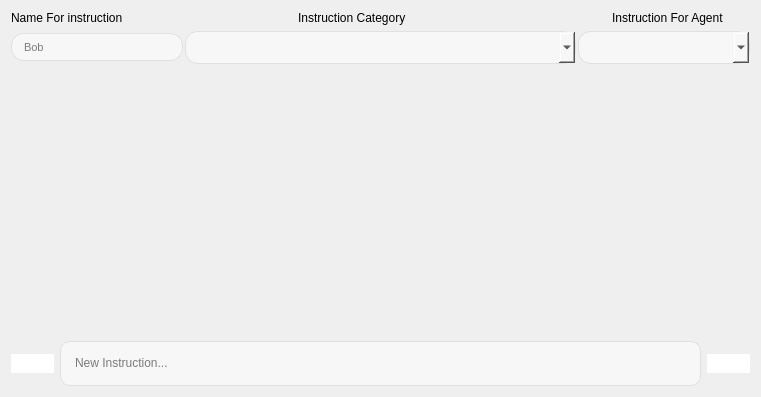
          <widget class="QWidget" name="page_4">
           <layout class="QGridLayout" name="gridLayout_9">
            <item row="0" column="0" colspan="2">
             <layout class="QGridLayout" name="gridLayout_6">
              <property name="horizontalSpacing">
               <number>2</number>
              </property>
              <item row="0" column="0">
               <widget class="QLabel" name="label_3">
                <property name="sizePolicy">
                 <sizepolicy hsizetype="Fixed" vsizetype="Fixed">
                  <horstretch>0</horstretch>
                  <verstretch>0</verstretch>
                 </sizepolicy>
                </property>
                <property name="text">
                 <string>Name For instruction</string>
                </property>
               </widget>
              </item>
              <item row="1" column="3">
               <widget class="QComboBox" name="comboBox_list_agent_for_create_instruction_create">
                <property name="sizePolicy">
                 <sizepolicy hsizetype="Fixed" vsizetype="Fixed">
                  <horstretch>0</horstretch>
                  <verstretch>0</verstretch>
                 </sizepolicy>
                </property>
                <property name="minimumSize">
                 <size>
                  <width>172</width>
                  <height>0</height>
                 </size>
                </property>
                <property name="styleSheet">
                 <string notr="true">QComboBox {
    background-color: #F7F7F7;
    border: 1px solid #E0E0E0;
    border-radius: 13px;  /* Borda arredondada */
    color: black;  /* Cor do texto */
    font-size: 16px;  /* Tamanho da fonte */
    padding: 5px 10px;  /* Espaçamento interno */
}

QComboBox:hover {
    background-color: #EDEDED; /* Fundo ao passar o mouse */
}

QComboBox:pressed {
    background-color: #DCDCDC; /* Fundo ao pressionar */
}

QComboBox QAbstractItemView {
    background-color: #F7F7F7;
    border: 1px solid #E0E0E0;
    selection-background-color: #EDEDED;
    selection-color: black;
    border-radius: 10px;  /* Borda arredondada para a lista */
    font-size: 16px; /* Ajuste de fonte para itens */
}
</string>
                </property>
               </widget>
              </item>
              <item row="1" column="0">
               <widget class="QLineEdit" name="NameForInstruction_create">
                <property name="sizePolicy">
                 <sizepolicy hsizetype="Fixed" vsizetype="Fixed">
                  <horstretch>0</horstretch>
                  <verstretch>0</verstretch>
                 </sizepolicy>
                </property>
                <property name="minimumSize">
                 <size>
                  <width>172</width>
                  <height>0</height>
                 </size>
                </property>
                <property name="styleSheet">
                 <string notr="true">QLineEdit {
    background-color: #F7F7F7; /* Fundo principal */
    border: 1px solid #E0E0E0; /* Borda */
    border-radius: 13px; /* Borda arredondada */
    color: black; /* Cor do texto */
    font-size: 11px; /* Tamanho da fonte */
    padding: 5px 10px; /* Espaçamento interno */
    selection-background-color: #DCDCDC; /* Fundo da seleção de texto */
    selection-color: black; /* Cor do texto selecionado */
}

QLineEdit:hover {
    background-color: #EDEDED; /* Fundo ao passar o mouse */
}

QLineEdit:focus {
    background-color: #FFFFFF; /* Fundo ao focar */
    border: 1px solid #A0A0A0; /* Borda ao focar */
}

QLineEdit:disabled {
    background-color: #F0F0F0; /* Fundo quando desabilitado */
    border: 1px solid #C0C0C0; /* Borda quando desabilitado */
    color: #A0A0A0; /* Cor do texto desabilitado */
}
</string>
                </property>
                <property name="placeholderText">
                 <string>Bob</string>
                </property>
               </widget>
              </item>
              <item row="0" column="3">
               <widget class="QLabel" name="label_4">
                <property name="sizePolicy">
                 <sizepolicy hsizetype="Fixed" vsizetype="Preferred">
                  <horstretch>0</horstretch>
                  <verstretch>0</verstretch>
                 </sizepolicy>
                </property>
                <property name="text">
                 <string>Instruction For Agent</string>
                </property>
                <property name="indent">
                 <number>34</number>
                </property>
               </widget>
              </item>
              <item row="1" column="1" colspan="2">
               <widget class="QComboBox" name="comboBox_category_instruction_create">
                <property name="styleSheet">
                 <string notr="true">QComboBox {
    background-color: #F7F7F7;
    border: 1px solid #E0E0E0;
    border-radius: 13px;  /* Borda arredondada */
    color: black;  /* Cor do texto */
    font-size: 16px;  /* Tamanho da fonte */
    padding: 5px 10px;  /* Espaçamento interno */
}

QComboBox:hover {
    background-color: #EDEDED; /* Fundo ao passar o mouse */
}

QComboBox:pressed {
    background-color: #DCDCDC; /* Fundo ao pressionar */
}

QComboBox QAbstractItemView {
    background-color: #F7F7F7;
    border: 1px solid #E0E0E0;
    selection-background-color: #EDEDED;
    selection-color: black;
    border-radius: 10px;  /* Borda arredondada para a lista */
    font-size: 16px; /* Ajuste de fonte para itens */
}
</string>
                </property>
               </widget>
              </item>
              <item row="0" column="1" colspan="2">
               <widget class="QLabel" name="label_5">
                <property name="text">
                 <string>Instruction Category</string>
                </property>
                <property name="indent">
                 <number>113</number>
                </property>
               </widget>
              </item>
             </layout>
            </item>
            <item row="1" column="0" colspan="2">
             <spacer name="verticalSpacer_4">
              <property name="orientation">
               <enum>Qt::Vertical</enum>
              </property>
              <property name="sizeType">
               <enum>QSizePolicy::Expanding</enum>
              </property>
              <property name="sizeHint" stdset="0">
               <size>
                <width>20</width>
                <height>271</height>
               </size>
              </property>
             </spacer>
            </item>
            <item row="2" column="0" colspan="2">
             <layout class="QGridLayout" name="gridLayout_7">
              <property name="horizontalSpacing">
               <number>6</number>
              </property>
              <item row="0" column="0">
               <widget class="QCustomQPushButton" name="BacktoEditinstruction_create">
                <property name="sizePolicy">
                 <sizepolicy hsizetype="Maximum" vsizetype="Maximum">
                  <horstretch>0</horstretch>
                  <verstretch>0</verstretch>
                 </sizepolicy>
                </property>
                <property name="styleSheet">
                 <string notr="true">            QPushButton {
                background-color: white;

                border-radius: 13px;  /* Borda arredondada (círculo) */
                color: black;  /* Cor do texto alterada para preto */
                font-size: 16px;  /* Ajuste do tamanho do ícone */
            }
            QPushButton:hover {
                background-color: #EDEDED;
            }
            QPushButton:pressed {
                background-color: #DCDCDC;
            }
</string>
                </property>
                <property name="text">
                 <string />
                </property>
                <property name="icon">
                 <iconset resource="../Qss/icons/_icons.qrc">
                  <normaloff>:/material_design/icons/material_design/keyboard_backspace.png</normaloff>:/material_design/icons/material_design/keyboard_backspace.png</iconset>
                </property>
                <property name="iconSize">
                 <size>
                  <width>27</width>
                  <height>27</height>
                 </size>
                </property>
               </widget>
              </item>
              <item row="0" column="2">
               <widget class="QTextEdit" name="New_instruction_html_create">
                <property name="sizePolicy">
                 <sizepolicy hsizetype="Preferred" vsizetype="Preferred">
                  <horstretch>0</horstretch>
                  <verstretch>0</verstretch>
                 </sizepolicy>
                </property>
                <property name="minimumSize">
                 <size>
                  <width>641</width>
                  <height>45</height>
                 </size>
                </property>
                <property name="maximumSize">
                 <size>
                  <width>641</width>
                  <height>45</height>
                 </size>
                </property>
                <property name="styleSheet">
                 <string notr="true">            QTextEdit {
                border: 1px solid #E0E0E0;
                padding: 10px;
                border-radius: 10px;
                background-color: #F7F7F7;
                color: black;  /* Cor do texto alterada para preto */
            }</string>
                </property>
                <property name="placeholderText">
                 <string>New Instruction...</string>
                </property>
               </widget>
              </item>
              <item row="0" column="3">
               <widget class="QCustomQPushButton" name="CreateInstructionbutton_create">
                <property name="sizePolicy">
                 <sizepolicy hsizetype="Fixed" vsizetype="Fixed">
                  <horstretch>0</horstretch>
                  <verstretch>0</verstretch>
                 </sizepolicy>
                </property>
                <property name="styleSheet">
                 <string notr="true">            QPushButton {
                background-color: white;

                border-radius: 13px;  /* Borda arredondada (círculo) */
                color: black;  /* Cor do texto alterada para preto */
                font-size: 16px;  /* Ajuste do tamanho do ícone */
            }
            QPushButton:hover {
                background-color: #EDEDED;
            }
            QPushButton:pressed {
                background-color: #DCDCDC;
            }
</string>
                </property>
                <property name="text">
                 <string />
                </property>
                <property name="icon">
                 <iconset resource="../Qss/icons/_icons.qrc">
                  <normaloff>:/material_design/icons/material_design/create.png</normaloff>:/material_design/icons/material_design/create.png</iconset>
                </property>
                <property name="iconSize">
                 <size>
                  <width>37</width>
                  <height>41</height>
                 </size>
                </property>
               </widget>
              </item>
             </layout>
            </item>
           </layout>
          </widget>
